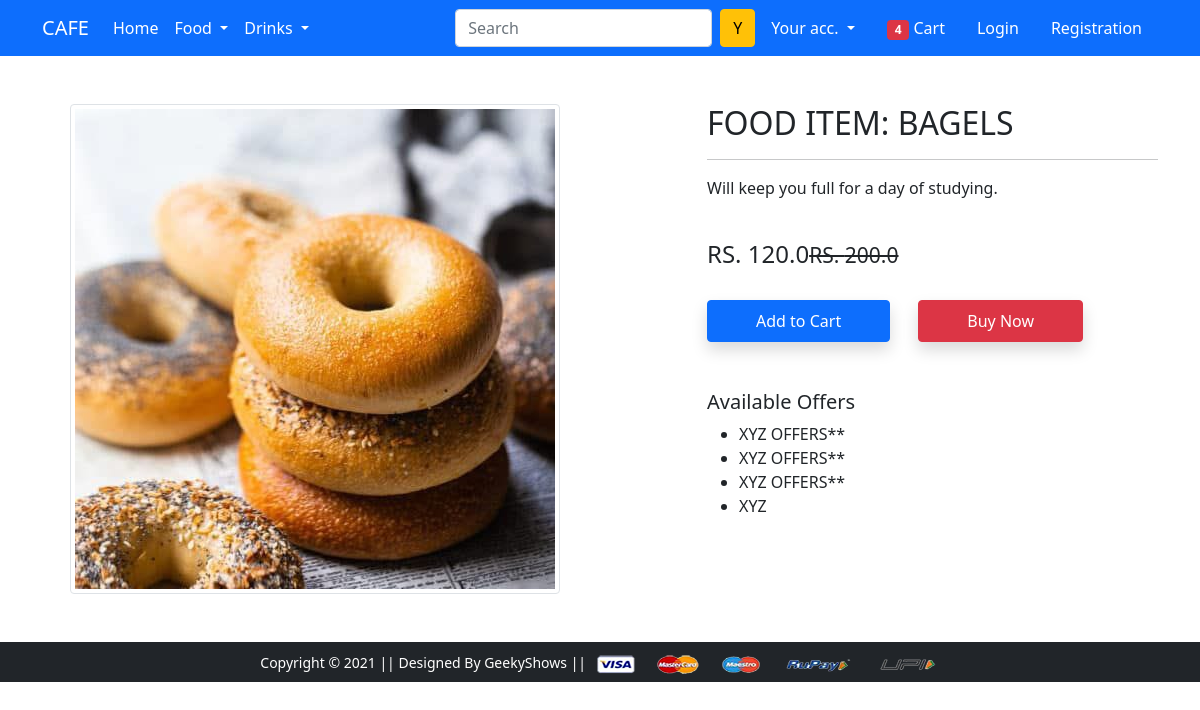
Page /product-detail/22 on the committed database.
### app/models.py (models this page shows)
class Product(models.Model):
    title = models.CharField(max_length=100)
    selling_price = models.FloatField()
    discounted_price = models.FloatField()
    description = models.TextField()
    brand = models.CharField(max_length=100)
    category = models.CharField( choices=CATEGORY_CHOICES, max_length=2)
    product_image = models.ImageField(upload_to='producting')

### app/views.py (the view)
# urls.py: path('product-detail/<int:pk>', views.ProductDetailView.as_view(), name='product-detail'),
class ProductDetailView(View):
     def get(self, request, pk):
         product = Product.objects.get(pk=pk)
         return render(request, 'app/productdetail.html', {'product':product})

### app/templates/app/productdetail.html (shortened to what this page needs)
{% extends 'app/base.html' %}
{% load static %}
{% block main-content %}
<div class="container my-5">
 <div class="row">
  <div class="col-sm-6 text-center align-self-center">
   <img src="{{product.product_image.url}}" alt="" class="img-fluid img-thumbnail">
  </div>
  <div class="col-sm-5 offset-sm-1">
   <h2>FOOD ITEM: {{product.title}}</h2>
   <hr>
   <p>{{product.description}}</p> <br>
   <h4>RS. {{product.discounted_price}}<small class="fw-light text-decoration-line-through">RS. {{product.selling_price}}</small></h4> <br>
   <a href="{% url 'add-to-cart' %}" class="btn btn-primary shadow px-5 py-2">Add to Cart</a>
   <a href="{% url 'buy-now' %}" class="btn btn-danger shadow px-5 py-2 ms-4">Buy Now</a>
   <h5 class="mt-5">Available Offers</h5>
   <ul>
    <li>XYZ OFFERS**</li>
    <li>XYZ OFFERS**</li>
    <li>XYZ OFFERS**</li>
    <li>XYZ</li>
   </ul>
  </div>
 </div>
</div>
{% endblock main-content %}

### rows in the picture
Product: product_image (picture), title "BAGELS", description "Will keep you full for a day of studying.", discounted_price "120.0", selling_price "200.0"
